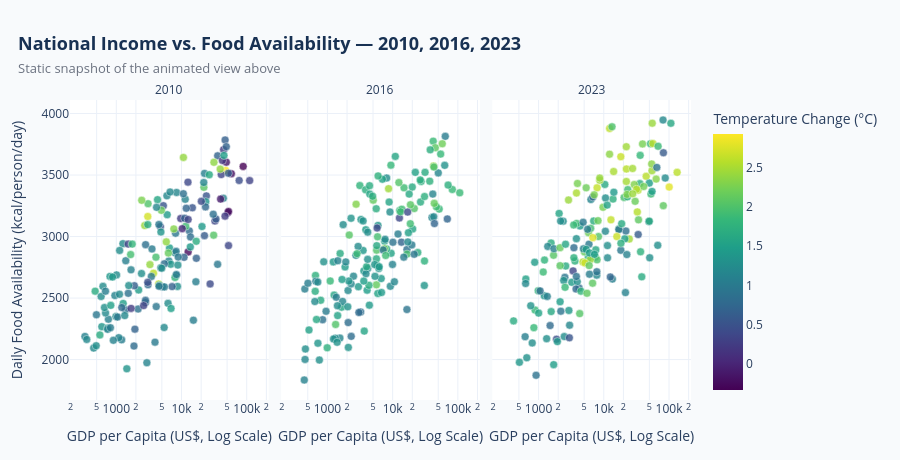

The code cell stored with this chart in its notebook:
### Markdown cell above
**Static snapshot** (for PDF / slide export, where the animation above renders as a single frame):

### Code cell
# ==========================================================
# AQ1 - Static Snapshot (2010 / 2016 / 2023) for PDF/print export
# ==========================================================

snapshot_years = [2010, 2016, 2023]
aq1_snapshot = aq1_df[aq1_df["Year"].isin(snapshot_years)]

fig_static = px.scatter(
    aq1_snapshot,
    x="GDP_per_Capita",
    y="Calories_per_Capita",
    color="Temperature_Change",
    facet_col="Year",
    hover_name="Country",
    log_x=True,
    color_continuous_scale="Viridis",
    labels={
        "GDP_per_Capita": "GDP per Capita (US$, Log Scale)",
        "Calories_per_Capita": "Daily Food Availability (kcal/person/day)",
        "Temperature_Change": "Temperature Change (°C)"
    }
)

fig_static.update_traces(marker=dict(size=8, opacity=0.8, line=dict(width=0.5, color="white")))

fig_static.update_layout(
    template="plotly_white",
    height=460,
    paper_bgcolor=BG,
    plot_bgcolor="white",
    title=dict(
        text="<b>National Income vs. Food Availability — 2010, 2016, 2023</b>"
             "<br><span style='font-size:13px;color:#6B7280'>Static snapshot of the animated view above</span>",
        x=0.02, font=dict(size=18, color=COLOR_NAVY)
    ),
    margin=dict(l=70, r=40, t=100, b=60)
)
fig_static.for_each_annotation(lambda a: a.update(text=a.text.split("=")[-1]))

fig_static.show(config={"displayModeBar": False})

### Figure 1 — Plotly figure (JSON) as saved in the notebook; plotly's stock layout.template omitted (floating-point values rounded to 4 significant figures; data arrays with more than 128 entries replaced by an {"elided": "..."} marker saying what was removed)
{"data": [{"hovertemplate": "<b>%{hovertext}</b><br><br>Year=2010<br>GDP per Capita (US$, Log Scale)=%{x}<br>Daily Food Availability (kcal/person/day)=%{y}<br>Temperature Change (°C)=%{marker.color}<extra></extra>", "hovertext": {"elided": "164 str values"}, "legendgroup": "", "marker": {"color": {"elided": "164 float values"}, "coloraxis": "coloraxis", "line": {"color": "white", "width": 0.5}, "opacity": 0.8, "size": 8, "symbol": "circle"}, "mode": "markers", "name": "", "orientation": "v", "showlegend": false, "type": "scatter", "x": {"elided": "164 float values"}, "xaxis": "x", "y": {"elided": "164 float values"}, "yaxis": "y"}, {"hovertemplate": "<b>%{hovertext}</b><br><br>Year=2016<br>GDP per Capita (US$, Log Scale)=%{x}<br>Daily Food Availability (kcal/person/day)=%{y}<br>Temperature Change (°C)=%{marker.color}<extra></extra>", "hovertext": {"elided": "165 str values"}, "legendgroup": "", "marker": {"color": {"elided": "165 float values"}, "coloraxis": "coloraxis", "line": {"color": "white", "width": 0.5}, "opacity": 0.8, "size": 8, "symbol": "circle"}, "mode": "markers", "name": "", "orientation": "v", "showlegend": false, "type": "scatter", "x": {"elided": "165 float values"}, "xaxis": "x2", "y": {"elided": "165 float values"}, "yaxis": "y2"}, {"hovertemplate": "<b>%{hovertext}</b><br><br>Year=2023<br>GDP per Capita (US$, Log Scale)=%{x}<br>Daily Food Availability (kcal/person/day)=%{y}<br>Temperature Change (°C)=%{marker.color}<extra></extra>", "hovertext": {"elided": "170 str values"}, "legendgroup": "", "marker": {"color": {"elided": "170 float values"}, "coloraxis": "coloraxis", "line": {"color": "white", "width": 0.5}, "opacity": 0.8, "size": 8, "symbol": "circle"}, "mode": "markers", "name": "", "orientation": "v", "showlegend": false, "type": "scatter", "x": {"elided": "170 float values"}, "xaxis": "x3", "y": {"elided": "170 float values"}, "yaxis": "y3"}], "layout": {"annotations": [{"font": {}, "showarrow": false, "text": "2010", "x": 0.16, "xanchor": "center", "xref": "paper", "y": 1, "yanchor": "bottom", "yref": "paper"}, {"font": {}, "showarrow": false, "text": "2016", "x": 0.5, "xanchor": "center", "xref": "paper", "y": 1, "yanchor": "bottom", "yref": "paper"}, {"font": {}, "showarrow": false, "text": "2023", "x": 0.84, "xanchor": "center", "xref": "paper", "y": 1, "yanchor": "bottom", "yref": "paper"}], "coloraxis": {"colorbar": {"title": {"text": "Temperature Change (°C)"}}, "colorscale": [[0, "#440154"], [0.1111, "#482878"], [0.2222, "#3e4989"], [0.3333, "#31688e"], [0.4444, "#26828e"], [0.5556, "#1f9e89"], [0.6667, "#35b779"], [0.7778, "#6ece58"], [0.8889, "#b5de2b"], [1, "#fde725"]]}, "height": 460, "legend": {"tracegroupgap": 0}, "margin": {"b": 60, "l": 70, "r": 40, "t": 100}, "paper_bgcolor": "#F8FAFC", "plot_bgcolor": "white", "title": {"font": {"color": "#183153", "size": 18}, "text": "<b>National Income vs. Food Availability — 2010, 2016, 2023</b><br><span style='font-size:13px;color:#6B7280'>Static snapshot of the animated view above</span>", "x": 0.02}, "xaxis": {"anchor": "y", "domain": [0, 0.32], "title": {"text": "GDP per Capita (US$, Log Scale)"}, "type": "log"}, "xaxis2": {"anchor": "y2", "domain": [0.34, 0.66], "matches": "x", "title": {"text": "GDP per Capita (US$, Log Scale)"}, "type": "log"}, "xaxis3": {"anchor": "y3", "domain": [0.68, 1.0], "matches": "x", "title": {"text": "GDP per Capita (US$, Log Scale)"}, "type": "log"}, "yaxis": {"anchor": "x", "domain": [0, 1], "title": {"text": "Daily Food Availability (kcal/person/day)"}}, "yaxis2": {"anchor": "x2", "domain": [0, 1], "matches": "y", "showticklabels": false}, "yaxis3": {"anchor": "x3", "domain": [0, 1], "matches": "y", "showticklabels": false}}}
